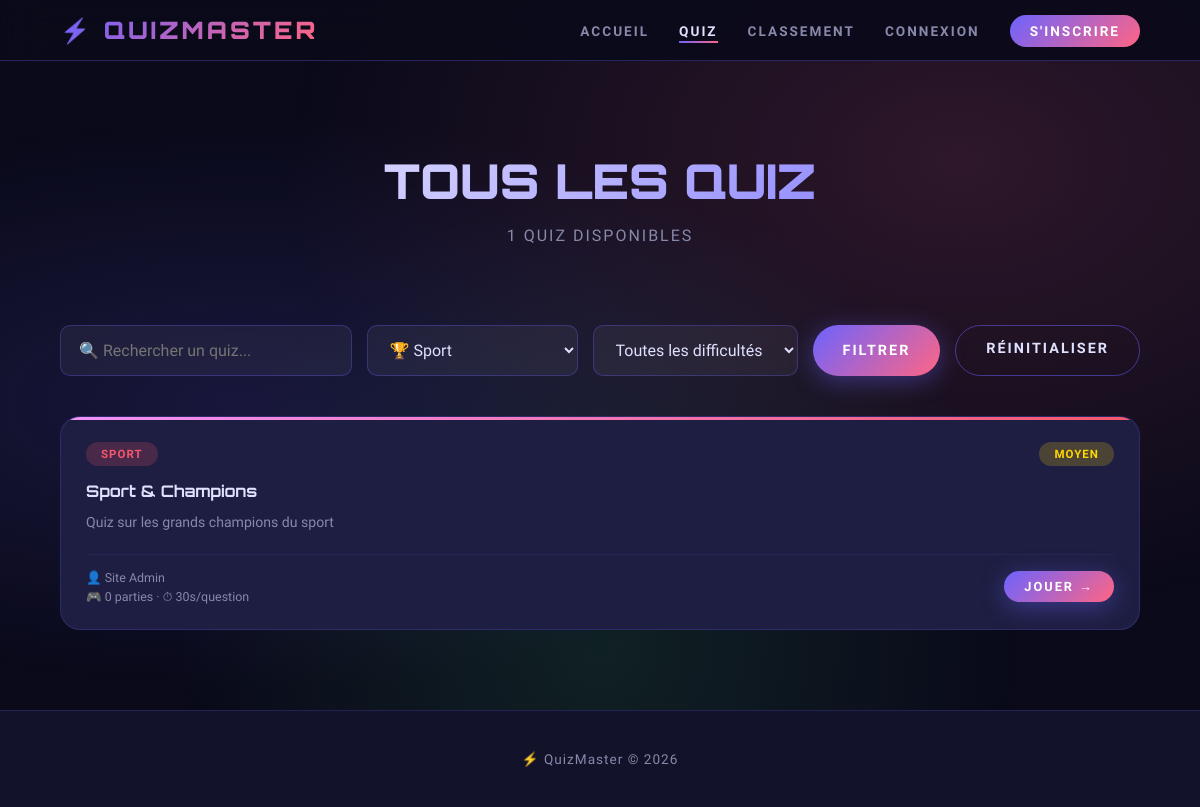
The app's page /liste_quiz.php?categorie=sport with its own data.
### tables this page shows
CREATE TABLE IF NOT EXISTS quiz (
    id INT AUTO_INCREMENT PRIMARY KEY,
    titre VARCHAR(255) NOT NULL,
    description TEXT,
    categorie ENUM('sport','culture','divertissement','science','histoire','geographie','autre') NOT NULL,
    difficulte ENUM('facile','moyen','difficile') NOT NULL,
    createur_id INT NOT NULL,
    nb_questions_min INT DEFAULT 5,
    temps_limite INT DEFAULT 30,
    date_creation DATETIME DEFAULT CURRENT_TIMESTAMP,
    FOREIGN KEY (createur_id) REFERENCES utilisateurs(id)
);

CREATE TABLE IF NOT EXISTS utilisateurs (
    id INT AUTO_INCREMENT PRIMARY KEY,
    nom VARCHAR(100) NOT NULL,
    prenom VARCHAR(100) NOT NULL,
    email VARCHAR(150) NOT NULL UNIQUE,
    mot_de_passe VARCHAR(255) NOT NULL,
    avatar VARCHAR(255) DEFAULT NULL,
    points_total INT DEFAULT 0,
    date_inscription DATETIME DEFAULT CURRENT_TIMESTAMP
);

### liste_quiz.php (the view, shortened to what this page needs)
<?php
require_once 'db.php';
$categorie  = $_GET['categorie']  ?? '';
$difficulte = $_GET['difficulte'] ?? '';
$recherche  = $_GET['recherche']  ?? '';
$sql = "
    SELECT q.*, u.prenom, u.nom,
    COUNT(DISTINCT p.id) as nb_participations
    FROM quiz q
    LEFT JOIN utilisateurs u ON q.createur_id = u.id
    LEFT JOIN participations p ON q.id = p.quiz_id
    WHERE 1=1
";
$params = [];
if (!empty($categorie)) {
    $sql .= " AND q.categorie = ?";
    $params[] = $categorie;
}
$sql .= " GROUP BY q.id ORDER BY nb_participations DESC";
$stmt = $pdo->prepare($sql);
$stmt->execute($params);
$quiz_liste = $stmt->fetchAll();
?>
<!DOCTYPE html>
<html lang="fr">
<head>
    <link rel="stylesheet" href="css/style.css">
</head>
<body>
    <nav class="navbar">
        <div class="nav-logo">⚡ QUIZMASTER</div>
        <ul class="nav-links">
            <li><a href="index.php">Accueil</a></li>
            <li><a href="liste_quiz.php" class="active">Quiz</a></li>
            <li><a href="classement.php">Classement</a></li>
            <?php if (isset($_SESSION['user_id'])): ?>
                <li><a href="amis.php">Amis</a></li>
                <li><a href="dashboard.php">Mon Espace</a></li>
                <li><a href="creer_quiz.php" class="nav-btn">+ Créer</a></li>
                <li><a href="logout.php" class="btn-danger">Déconnexion</a></li>
            <?php else: ?>
                <li><a href="login.php">Connexion</a></li>
                <li><a href="register.php" class="nav-btn">S'inscrire</a></li>
            <?php endif; ?>
        </ul>
    </nav>
    <div class="page-header">
        <h1>TOUS LES QUIZ</h1>
        <p><?= count($quiz_liste) ?> quiz disponibles</p>
    </div>
    <section class="section" style="padding-top:20px;">
        <form method="GET" action="liste_quiz.php">
            <div class="recherche-bar">
                <input type="text" name="recherche"
                       value="<?= htmlspecialchars($recherche) ?>"
                       placeholder="🔍 Rechercher un quiz...">
                <select name="categorie">
                    <option value="sport"          <?= $categorie === 'sport'          ? 'selected' : '' ?>>🏆 Sport</option>
                </select>
                <select name="difficulte">
                    <option value="">Toutes les difficultés</option>
                </select>
                <button type="submit" class="btn-primary" style="padding:14px 30px;">
                    Filtrer
                </button>
                <?php if (!empty($categorie) || !empty($difficulte) || !empty($recherche)): ?>
                    <a href="liste_quiz.php" class="btn-secondary" style="padding:14px 30px;">
                        Réinitialiser
                    </a>
                <?php endif; ?>
            </div>
        </form>
        <?php if (empty($quiz_liste)): ?>
            <div style="text-align:center; padding:80px 20px; color:var(--text-muted);">
                <div style="font-size:4rem; margin-bottom:20px;">🔍</div>
                <h3 style="font-family:'Orbitron',monospace; margin-bottom:10px;">Aucun quiz trouvé</h3>
                <p>Essayez d'autres filtres ou <a href="creer_quiz.php" style="color:#6c63ff;">créez le premier !</a></p>
            </div>
        <?php else: ?>
            <div class="grid-3">
                <?php foreach ($quiz_liste as $quiz): ?>
                    <div class="quiz-card <?= $quiz['categorie'] ?>">
                        <div class="quiz-card-header">
                            <span class="quiz-categorie cat-<?= $quiz['categorie'] ?>">
                                <?= ucfirst($quiz['categorie']) ?>
                            </span>
                            <span class="quiz-difficulte diff-<?= $quiz['difficulte'] ?>">
                                <?= ucfirst($quiz['difficulte']) ?>
                            </span>
                        </div>
                        <h3 class="quiz-titre"><?= htmlspecialchars($quiz['titre']) ?></h3>
                        <p class="quiz-desc"><?= htmlspecialchars($quiz['description']) ?></p>
                        <div class="quiz-footer">
                            <div>
                                <div class="quiz-info">👤 <?= htmlspecialchars($quiz['prenom'] . ' ' . $quiz['nom']) ?></div>
                                <div class="quiz-info" style="margin-top:4px;">🎮 <?= $quiz['nb_participations'] ?> parties · ⏱ <?= $quiz['temps_limite'] ?>s/question</div>
                            </div>
                            <div style="display:flex; flex-direction:column; gap:8px;">
                                <a href="jouer_quiz.php?id=<?= $quiz['id'] ?>" class="btn-primary" style="padding:8px 20px; font-size:0.8rem; text-align:center;">
                                    Jouer →
                                </a>
                            </div>
                        </div>
                    </div>
                <?php endforeach; ?>
            </div>
        <?php endif; ?>
    </section>
    <footer class="footer">
        <p>⚡ QuizMaster © 2026</p>
    </footer>
</body>
</html>

### records on screen
quiz: categorie "SPORT", difficulte "MOYEN", titre "Sport & Champions", description "Quiz sur les grands champions du sport", createur.nom "Site Admin", nb_participations "0", temps_limite "30"

### other values on screen
count($quiz_liste) "1"
